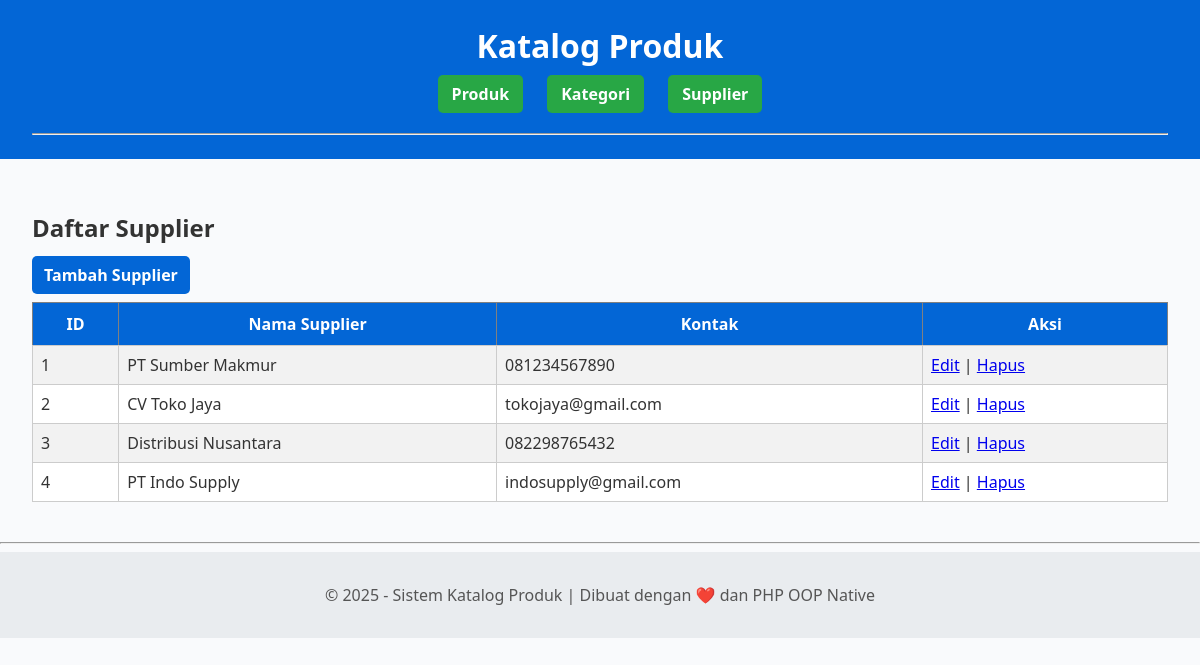
The page /index.php?page=supplier on the database its author committed.
### tables this page shows
CREATE TABLE `supplier` (
  `id_supplier` int(11) NOT NULL,
  `nama_supplier` varchar(150) NOT NULL,
  `kontak` varchar(100) DEFAULT NULL
);

### class/Supplier.php (called while the page is built, shortened)
<?php
require_once 'Database.php';
class Supplier {
    private $conn;
    private $table = "supplier";
    public function __construct() {
        $db = new Database();
        $this->conn = $db->getConnection();
    }
    public function tampil() {
        $sql = "SELECT * FROM $this->table ORDER BY id_supplier ASC";
        $stmt = $this->conn->prepare($sql);
        $stmt->execute();
        return $stmt->get_result();
    }
}
?>

### class/Database.php (called while the page is built, shortened)
<?php
class Database {
    private $conn;
    public function getConnection() {
        if ($this->conn == null) {
            $this->conn = new mysqli(DB_HOST, DB_USER, DB_PASS, DB_NAME);
        }
        return $this->conn;
    }
}
?>

### view/supplier_list.php (the view)
<?php
require_once './class/Supplier.php';
$supplier = new Supplier();
$data = $supplier->tampil();
?>
<h2>Daftar Supplier</h2>
<a href="?page=tambah_supplier" class="button">Tambah Supplier</a>
<table border="1" cellpadding="5">
<tr>
    <th>ID</th>
    <th>Nama Supplier</th>
    <th>Kontak</th>
    <th>Aksi</th>
</tr>
<?php while($row = $data->fetch_assoc()): ?>
<tr>
    <td><?= $row['id_supplier'] ?></td>
    <td><?= $row['nama_supplier'] ?></td>
    <td><?= $row['kontak'] ?></td>
    <td>
        <a href="?page=edit_supplier&id=<?= $row['id_supplier'] ?>">Edit</a> |
        <a href="?page=hapus_supplier&id=<?= $row['id_supplier'] ?>" onclick="return confirm('Hapus supplier ini?')">Hapus</a>
    </td>
</tr>
<?php endwhile; ?>
</table>

### style/main.css (style rules this page uses)
body { font-family: 'Segoe UI', Tahoma, Geneva, Verdana, sans-serif; background-color: #f9fafc; color: #333; margin: 0; padding: 0; }
table { width: 100%; border-collapse: collapse; margin-top: 1rem; background-color: white; }
th { background-color: #0366d6; color: white; padding: 10px; }
td { border: 1px solid #ccc; padding: 8px; text-align: left; }
tr:nth-child(even) { background-color: #f2f2f2; }
button, a.button { background-color: #0366d6; color: white; padding: 8px 12px; border: none; border-radius: 5px; text-decoration: none; font-weight: bold; cursor: pointer; }

### rows shown on the page
supplier: id_supplier "1", nama_supplier "PT Sumber Makmur", kontak "081234567890"
supplier: id_supplier "2", nama_supplier "CV Toko Jaya", kontak "tokojaya@gmail.com"
supplier: id_supplier "3", nama_supplier "Distribusi Nusantara", kontak "082298765432"
supplier: id_supplier "4", nama_supplier "PT Indo Supply", kontak "indosupply@gmail.com"
